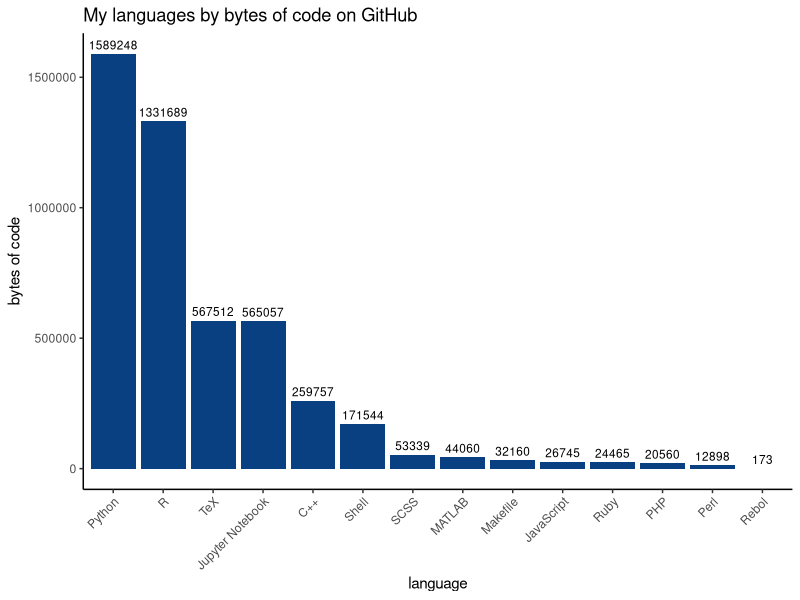
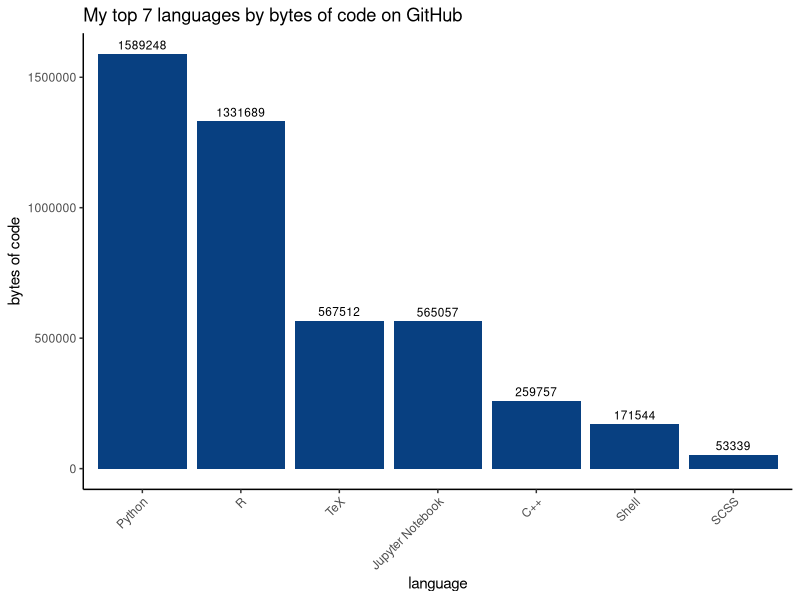
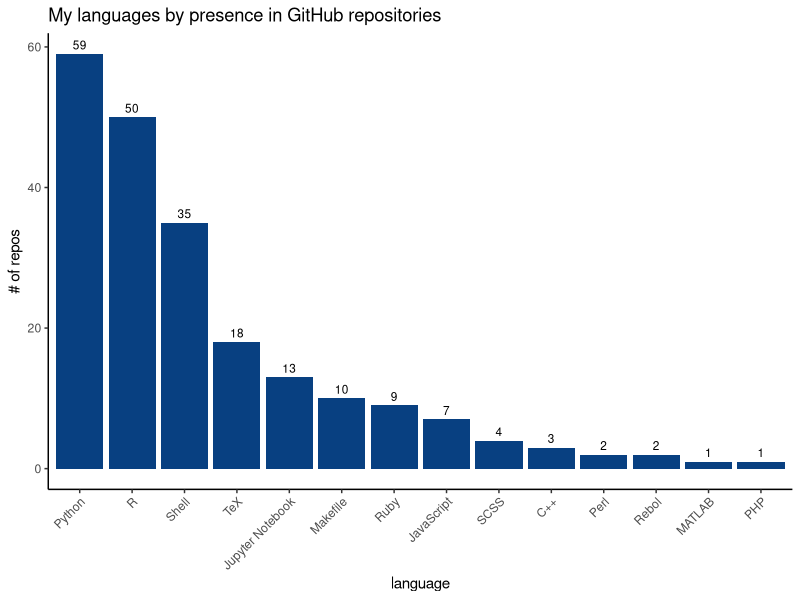

Here is the R script that generated these plots, in order:
library(here)
library(RColorBrewer)
library(tidyverse)
theme_set(theme_classic())
update_geom_defaults("bar", list(fill = RColorBrewer::brewer.pal(n=9,name="GnBu")[9]))
theme_update(axis.text.x = element_text(angle = 45, hjust = 1))

plot_bar <- function(data, x_str, y_str, xlab_str, ylab_str, title_str, filename) {
    plot <- data %>%
        ggplot2::ggplot(aes_string(x=x_str, y=y_str, label=y_str)) +
        geom_bar(stat="identity")+#, fill="#0868AC") +
        geom_text(aes_string(label=y_str), vjust=-0.5, size=3) +
        xlab(xlab_str) +
        ylab(ylab_str) +
        ggtitle(title_str)
    aspect_ratio <- 4/3
    height <- 5
    width <- height * aspect_ratio
    ggsave(here::here("figures", filename), height=height, width=width, units="in")
    return(plot)
}

sum_lang_data <- function(data) {
    return(data %>%
               filter(!(repo_name %in% c("ML_pipeline_microbiome"))) %>%
               filter(!(repo_owner_name %in% c("JMAStough", "akhagan"))) %>%
               group_by(language) %>%
               summarize(total_bytes=sum(language_repo_bytes),
                         repo_count=n())
    )
}

data_raw <- readr::read_csv(here::here("data", "repo_languages.csv"))
data <- sum_lang_data(data_raw) %>%
    filter(!(language %in% c("HTML", "CSS", "Limbo")))

plot_all_bytes <- plot_bar(data %>% 
                               mutate(language=reorder(language, -total_bytes)), 
                           "language", "total_bytes", "language", "bytes of code", 
                           "My languages by bytes of code on GitHub", "language_all_bytes.png")

plot_bytes_7 <- plot_bar(data %>% 
                             mutate(language=reorder(language, -total_bytes)) %>% 
                             top_n(7, total_bytes), 
                         "language", "total_bytes","language", "bytes of code", 
                         "My top 7 languages by bytes of code on GitHub", "language_all_bytes_n7.png")

plot_all_repos <- plot_bar(data %>% 
                               mutate(language=reorder(language, -repo_count)),
                           "language", "repo_count","language", "# of repos", 
                           "My languages by presence in GitHub repositories", "language_all_repos.png")
